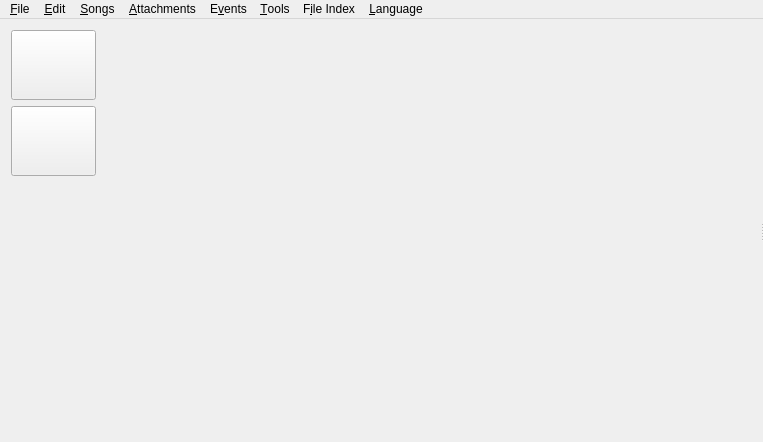
<?xml version="1.0" encoding="UTF-8"?>
<ui version="4.0">
 <class>MainWindow</class>
 <widget class="QMainWindow" name="MainWindow">
  <property name="geometry">
   <rect>
    <x>0</x>
    <y>0</y>
    <width>763</width>
    <height>442</height>
   </rect>
  </property>
  <property name="styleSheet">
   <string notr="true"/>
  </property>
  <widget class="QWidget" name="centralWidget">
   <layout class="QHBoxLayout" name="horizontalLayout">
    <property name="leftMargin">
     <number>0</number>
    </property>
    <property name="topMargin">
     <number>0</number>
    </property>
    <property name="rightMargin">
     <number>0</number>
    </property>
    <property name="bottomMargin">
     <number>0</number>
    </property>
    <item>
     <widget class="QSplitter" name="splitter">
      <property name="styleSheet">
       <string notr="true"/>
      </property>
      <property name="orientation">
       <enum>Qt::Horizontal</enum>
      </property>
      <property name="handleWidth">
       <number>3</number>
      </property>
      <widget class="QWidget" name="widget" native="true">
       <layout class="QVBoxLayout" name="verticalLayout">
        <item>
         <widget class="QPushButton" name="buttonSongDatabase">
          <property name="minimumSize">
           <size>
            <width>85</width>
            <height>70</height>
           </size>
          </property>
          <property name="maximumSize">
           <size>
            <width>85</width>
            <height>70</height>
           </size>
          </property>
          <property name="toolTip">
           <string>Switch to song manager.</string>
          </property>
          <property name="text">
           <string/>
          </property>
          <property name="icon">
           <iconset resource="ressources.qrc">
            <normaloff>:/icons/icons/song1.png</normaloff>:/icons/icons/song1.png</iconset>
          </property>
          <property name="iconSize">
           <size>
            <width>40</width>
            <height>40</height>
           </size>
          </property>
         </widget>
        </item>
        <item>
         <widget class="QPushButton" name="buttonEventDatabase">
          <property name="minimumSize">
           <size>
            <width>85</width>
            <height>70</height>
           </size>
          </property>
          <property name="maximumSize">
           <size>
            <width>85</width>
            <height>70</height>
           </size>
          </property>
          <property name="toolTip">
           <string>Switch to event manager.</string>
          </property>
          <property name="text">
           <string/>
          </property>
          <property name="icon">
           <iconset resource="ressources.qrc">
            <normaloff>:/icons/icons/calendaricons.png</normaloff>:/icons/icons/calendaricons.png</iconset>
          </property>
          <property name="iconSize">
           <size>
            <width>40</width>
            <height>40</height>
           </size>
          </property>
         </widget>
        </item>
        <item>
         <spacer name="verticalSpacer">
          <property name="orientation">
           <enum>Qt::Vertical</enum>
          </property>
          <property name="sizeHint" stdset="0">
           <size>
            <width>20</width>
            <height>196</height>
           </size>
          </property>
         </spacer>
        </item>
       </layout>
      </widget>
      <widget class="QStackedWidget" name="stackedWidget">
       <property name="currentIndex">
        <number>1</number>
       </property>
       <widget class="QWidget" name="page">
        <layout class="QHBoxLayout" name="horizontalLayout_2">
         <property name="spacing">
          <number>0</number>
         </property>
         <property name="leftMargin">
          <number>0</number>
         </property>
         <property name="topMargin">
          <number>0</number>
         </property>
         <property name="rightMargin">
          <number>0</number>
         </property>
         <property name="bottomMargin">
          <number>0</number>
         </property>
         <item>
          <widget class="SongDatabaseWidget" name="songDatabaseWidget" native="true"/>
         </item>
        </layout>
       </widget>
       <widget class="QWidget" name="page_2">
        <layout class="QHBoxLayout" name="horizontalLayout_3">
         <property name="spacing">
          <number>0</number>
         </property>
         <property name="leftMargin">
          <number>0</number>
         </property>
         <property name="topMargin">
          <number>0</number>
         </property>
         <property name="rightMargin">
          <number>0</number>
         </property>
         <property name="bottomMargin">
          <number>0</number>
         </property>
         <item>
          <widget class="EventDatabaseWidget" name="eventDatabaseWidget" native="true"/>
         </item>
        </layout>
       </widget>
      </widget>
     </widget>
    </item>
   </layout>
  </widget>
  <widget class="QMenuBar" name="menuBar">
   <property name="geometry">
    <rect>
     <x>0</x>
     <y>0</y>
     <width>763</width>
     <height>27</height>
    </rect>
   </property>
   <widget class="QMenu" name="menu_File">
    <property name="toolTip">
     <string>File related stuff.</string>
    </property>
    <property name="title">
     <string>&amp;File</string>
    </property>
    <addaction name="actionNew_Project"/>
    <addaction name="separator"/>
    <addaction name="actionOpen"/>
    <addaction name="actionSave"/>
    <addaction name="actionSave_As"/>
    <addaction name="actionArchivate"/>
    <addaction name="separator"/>
   </widget>
   <widget class="QMenu" name="menuTools">
    <property name="toolTip">
     <string>Tools.</string>
    </property>
    <property name="title">
     <string>&amp;Tools</string>
    </property>
    <addaction name="actionSettings"/>
    <addaction name="separator"/>
    <addaction name="actionExport_all_songs"/>
   </widget>
   <widget class="QMenu" name="menuAttachments">
    <property name="toolTip">
     <string>Attachment related stuff.</string>
    </property>
    <property name="title">
     <string>&amp;Attachments</string>
    </property>
    <addaction name="separator"/>
    <addaction name="actionDelete_Attachment"/>
    <addaction name="actionRename_Attachment"/>
    <addaction name="actionDuplicate_Attachment"/>
   </widget>
   <widget class="QMenu" name="menuEdit">
    <property name="toolTip">
     <string>Edit.</string>
    </property>
    <property name="title">
     <string>&amp;Edit</string>
    </property>
    <addaction name="actionUndo"/>
    <addaction name="actionRedo"/>
    <addaction name="separator"/>
   </widget>
   <widget class="QMenu" name="menuFile_Index">
    <property name="toolTip">
     <string>File index related stuff.</string>
    </property>
    <property name="title">
     <string>F&amp;ile Index</string>
    </property>
    <addaction name="action_Index_Info"/>
    <addaction name="actionAdd_Folder"/>
    <addaction name="separator"/>
    <addaction name="actionClear_Index"/>
   </widget>
   <widget class="QMenu" name="menuEvents">
    <property name="toolTip">
     <string>Event related stuff.</string>
    </property>
    <property name="title">
     <string>E&amp;vents</string>
    </property>
   </widget>
   <widget class="QMenu" name="menuSongs">
    <property name="toolTip">
     <string>Song related stuff.</string>
    </property>
    <property name="title">
     <string>&amp;Songs</string>
    </property>
    <widget class="QMenu" name="menuVisible_attributes">
     <property name="title">
      <string>Visible attributes ...</string>
     </property>
     <addaction name="separator"/>
    </widget>
    <addaction name="menuVisible_attributes"/>
   </widget>
   <widget class="QMenu" name="menu_Language">
    <property name="title">
     <string>&amp;Language</string>
    </property>
   </widget>
   <addaction name="menu_File"/>
   <addaction name="menuEdit"/>
   <addaction name="menuSongs"/>
   <addaction name="menuAttachments"/>
   <addaction name="menuEvents"/>
   <addaction name="menuTools"/>
   <addaction name="menuFile_Index"/>
   <addaction name="menu_Language"/>
  </widget>
  <action name="actionNew_Project">
   <property name="text">
    <string>&amp;New Project</string>
   </property>
   <property name="toolTip">
    <string>Create a new empty project.</string>
   </property>
   <property name="shortcut">
    <string notr="true">Ctrl+Shift+N</string>
   </property>
  </action>
  <action name="actionSave">
   <property name="icon">
    <iconset resource="ressources.qrc">
     <normaloff>:/icons/icons/floppy16.png</normaloff>:/icons/icons/floppy16.png</iconset>
   </property>
   <property name="text">
    <string>&amp;Save</string>
   </property>
   <property name="toolTip">
    <string>Save the current project.</string>
   </property>
   <property name="shortcut">
    <string notr="true">Ctrl+S</string>
   </property>
  </action>
  <action name="actionSave_As">
   <property name="icon">
    <iconset resource="ressources.qrc">
     <normaloff>:/icons/icons/floppy16.png</normaloff>:/icons/icons/floppy16.png</iconset>
   </property>
   <property name="text">
    <string>Save As ...</string>
   </property>
   <property name="toolTip">
    <string>Save the current project as.</string>
   </property>
   <property name="shortcut">
    <string notr="true">Ctrl+Shift+S</string>
   </property>
  </action>
  <action name="actionOpen">
   <property name="icon">
    <iconset resource="ressources.qrc">
     <normaloff>:/icons/icons/open127.png</normaloff>:/icons/icons/open127.png</iconset>
   </property>
   <property name="text">
    <string>Open</string>
   </property>
   <property name="toolTip">
    <string>Open an existing project.</string>
   </property>
   <property name="shortcut">
    <string notr="true">Ctrl+O</string>
   </property>
  </action>
  <action name="action_Index_Info">
   <property name="text">
    <string>Index Info ...</string>
   </property>
   <property name="toolTip">
    <string>Information about the file index.</string>
   </property>
   <property name="shortcut">
    <string notr="true"/>
   </property>
  </action>
  <action name="actionAdd_Folder">
   <property name="text">
    <string>Add Folder ...</string>
   </property>
   <property name="toolTip">
    <string>Add Folder to the file index.</string>
   </property>
   <property name="shortcut">
    <string notr="true"/>
   </property>
  </action>
  <action name="actionClear_Index">
   <property name="text">
    <string>Clear Index</string>
   </property>
   <property name="toolTip">
    <string>Remove all files from file index.</string>
   </property>
   <property name="shortcut">
    <string notr="true"/>
   </property>
  </action>
  <action name="actionDelete_Attachment">
   <property name="icon">
    <iconset resource="ressources.qrc">
     <normaloff>:/oldIcons/oldIcons/1411698394_attachment_remove-128.png</normaloff>:/oldIcons/oldIcons/1411698394_attachment_remove-128.png</iconset>
   </property>
   <property name="text">
    <string>Delete Attachment</string>
   </property>
   <property name="toolTip">
    <string>Delete Attachment selected attachment.</string>
   </property>
   <property name="shortcut">
    <string notr="true">Ctrl+Del</string>
   </property>
  </action>
  <action name="actionUndo">
   <property name="icon">
    <iconset resource="ressources.qrc">
     <normaloff>:/icons/icons/left64.png</normaloff>:/icons/icons/left64.png</iconset>
   </property>
   <property name="text">
    <string notr="true">&lt;Undo&gt;</string>
   </property>
   <property name="toolTip">
    <string>Undo the last action.</string>
   </property>
   <property name="shortcut">
    <string notr="true">Ctrl+Z</string>
   </property>
  </action>
  <action name="actionRedo">
   <property name="icon">
    <iconset resource="ressources.qrc">
     <normaloff>:/icons/icons/right53.png</normaloff>:/icons/icons/right53.png</iconset>
   </property>
   <property name="text">
    <string notr="true">&lt;Redo&gt;</string>
   </property>
   <property name="toolTip">
    <string>Redo the last undone action.</string>
   </property>
   <property name="shortcut">
    <string notr="true">Ctrl+Y</string>
   </property>
  </action>
  <action name="actionClone">
   <property name="icon">
    <iconset resource="ressources.qrc">
     <normaloff>:/icons/icons/war4.png</normaloff>:/icons/icons/war4.png</iconset>
   </property>
   <property name="text">
    <string>Clone ...</string>
   </property>
   <property name="toolTip">
    <string>Clone a repository.</string>
   </property>
   <property name="shortcut">
    <string notr="true"/>
   </property>
  </action>
  <action name="actionOpen_Terminal_here">
   <property name="text">
    <string>Open terminal</string>
   </property>
   <property name="shortcut">
    <string notr="true"/>
   </property>
  </action>
  <action name="actionRename_Attachment">
   <property name="icon">
    <iconset resource="ressources.qrc">
     <normaloff>:/oldIcons/oldIcons/1411734805_rename.png</normaloff>:/oldIcons/oldIcons/1411734805_rename.png</iconset>
   </property>
   <property name="text">
    <string>Rename Attachment ...</string>
   </property>
   <property name="toolTip">
    <string>Rename selected attachment.</string>
   </property>
   <property name="shortcut">
    <string notr="true">F2</string>
   </property>
  </action>
  <action name="actionDuplicate_Attachment">
   <property name="icon">
    <iconset resource="ressources.qrc">
     <normaloff>:/icons/icons/duplicate2.png</normaloff>:/icons/icons/duplicate2.png</iconset>
   </property>
   <property name="text">
    <string>Duplicate Attachment</string>
   </property>
   <property name="toolTip">
    <string>Duplicate selected attachment.</string>
   </property>
   <property name="shortcut">
    <string notr="true">Ctrl+D</string>
   </property>
  </action>
  <action name="actionSync">
   <property name="icon">
    <iconset resource="ressources.qrc">
     <normaloff>:/oldIcons/oldIcons/1411737168_POWER - RESTART.png</normaloff>:/oldIcons/oldIcons/1411737168_POWER - RESTART.png</iconset>
   </property>
   <property name="text">
    <string>Sync</string>
   </property>
   <property name="toolTip">
    <string>Synchronizes local project with remote repository.</string>
   </property>
   <property name="shortcut">
    <string notr="true"/>
   </property>
  </action>
  <action name="actionIdentites">
   <property name="text">
    <string>Identites ...</string>
   </property>
   <property name="toolTip">
    <string>Manage identities.</string>
   </property>
   <property name="shortcut">
    <string notr="true"/>
   </property>
  </action>
  <action name="actionSettings">
   <property name="text">
    <string>Preferences ...</string>
   </property>
   <property name="toolTip">
    <string>Settings.</string>
   </property>
   <property name="shortcut">
    <string notr="true"/>
   </property>
  </action>
  <action name="actionArchivate">
   <property name="icon">
    <iconset resource="ressources.qrc">
     <normaloff>:/icons/icons/floppy16.png</normaloff>:/icons/icons/floppy16.png</iconset>
   </property>
   <property name="text">
    <string>Archivate ...</string>
   </property>
  </action>
  <action name="actionExport_all_songs">
   <property name="text">
    <string>Export all songs</string>
   </property>
  </action>
 </widget>
 <layoutdefault spacing="6" margin="11"/>
 <customwidgets>
  <customwidget>
   <class>SongDatabaseWidget</class>
   <extends>QWidget</extends>
   <header>DatabaseView/SongDatabaseView/songdatabasewidget.h</header>
   <container>1</container>
  </customwidget>
  <customwidget>
   <class>EventDatabaseWidget</class>
   <extends>QWidget</extends>
   <header>DatabaseView/EventDatabaseView/eventdatabasewidget.h</header>
   <container>1</container>
  </customwidget>
 </customwidgets>
 <resources>
  <include location="ressources.qrc"/>
 </resources>
 <connections/>
</ui>
